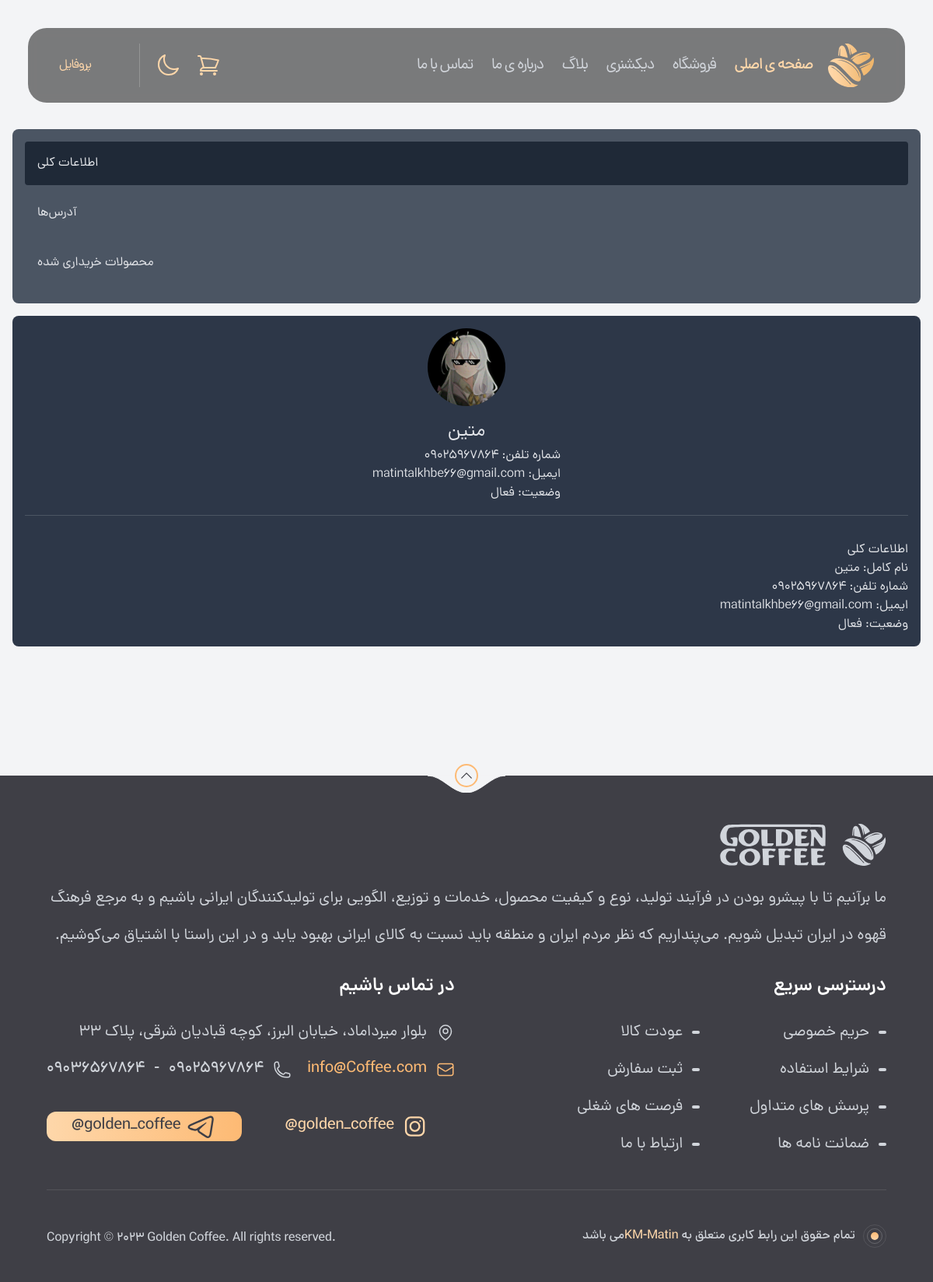
The app's page /profile (signed in) with its own data.
### account_app/models.py (models this page shows, shortened)
class User(AbstractBaseUser, PermissionsMixin):
    email = models.EmailField(
        verbose_name="ایمیل",
        max_length=255,
        unique=True,
        null=True,
        blank=True
    )
    fullname = models.CharField(
        max_length=50,
        null=True,
        blank=True,
        verbose_name="نام کامل"
    )
    phone = models.CharField(
        max_length=12,
        unique=True,
        verbose_name="شماره تلفن",
        validators=[RegexValidator(regex=r'^\+?1?\d{9,15}$', message="شماره تلفن معتبر نیست")]
    )
    profile_picture = models.ImageField(upload_to='profile_pictures/', null=True, blank=True, verbose_name="عکس پروفایل")
    is_active = models.BooleanField(default=True)
    is_admin = models.BooleanField(default=False, verbose_name="ادمین")
    is_staff = models.BooleanField(default=False, verbose_name="عضو کادر")
    is_superuser = models.BooleanField(default=False, verbose_name="سوپر کاربر")
    objects = UserManager()
    USERNAME_FIELD = 'phone'
    REQUIRED_FIELDS = []
    class Meta:
        verbose_name = "کاربر"
        verbose_name_plural = "کاربرها"

### account_app/views.py (the view)
# urls.py: path('profile' , views.ProfileView.as_view(), name='profile'),
class ProfileView(TemplateView):
    template_name = "account_app/profile.html"
    def get_context_data(self, **kwargs):
        context = super().get_context_data(**kwargs)
        user = self.request.user
        context['user'] = user
        return context
    def get(self, request, *args, **kwargs):
        if not request.user.is_authenticated:
            return redirect('account_app:login')  # فرض کنید نام URL صفحه ثبت‌نام 'signup' است
        return super().get(request, *args, **kwargs)

### account_app/templates/account_app/profile.html (shortened to what this page needs)
{% extends 'base.html' %}
{% load static %}
{% block main %}
<main class="md:py-[150px] font-DanaRegular">
    <div class="container">
        <div class="sidebar">
            <button class="tab-button active" data-target="info">اطلاعات کلی</button>
            <button class="tab-button" data-target="addresses">آدرس‌ها</button>
            <button class="tab-button" data-target="products">محصولات خریداری شده</button>
        </div>
        <div class="profile-details">
            <div class="profile-header">
                <img src="{{ user.profile_picture.url }}" alt="عکس پروفایل کاربر">
                <div>
                    <h1>{{ user.fullname }}</h1>
                    <p>شماره تلفن: {{ user.phone }}</p>
                    <p>ایمیل: {{ user.email }}</p>
                    <p>وضعیت:
                        {% if user.is_active %}
                            فعال
                        {% else %}
                            غیرفعال
                        {% endif %}
                    </p>
                </div>
            </div>
            <div class="tab-content info active">
                <h2>اطلاعات کلی</h2>
                <p>نام کامل: {{ user.fullname }}</p>
                <p>شماره تلفن: {{ user.phone }}</p>
                <p>ایمیل: {{ user.email }}</p>
                <p>وضعیت:
                    {% if user.is_active %}
                        فعال
                    {% else %}
                        غیرفعال
                    {% endif %}
                </p>
            </div>
        </div>
    </div>
</main>
{% endblock %}

### account_app/templates/account_app/profile.html (style rules this page uses)
body { background-color: #1f2937; color: #e5e7eb; font-family: Arial, sans-serif; margin: 0; padding: 0; }
.container { display: flex; flex-direction: column; max-width: 1200px; margin: 0 auto; padding: 1rem; }
.sidebar { background-color: #4b5563; border-radius: 8px; padding: 1rem; margin-bottom: 1rem; display: flex; flex-direction: column; }
.sidebar button { background: none; border: none; color: #e5e7eb; padding: 1rem; text-align: left; width: 100%; cursor: pointer; border-radius: 4px; transition: background 0.3s; margin-bottom: 0.5rem; }
.sidebar button.active { background-color: #1f2937; }
.profile-details { background-color: #2d3748; border-radius: 8px; padding: 1rem; color: #e5e7eb; }
.profile-header { display: flex; flex-direction: column; align-items: center; border-bottom: 1px solid #4b5563; padding-bottom: 1rem; margin-bottom: 2rem; }
.profile-header img { border-radius: 50%; width: 100px; height: 100px; object-fit: cover; margin-bottom: 1rem; }
.profile-header h1 { margin: 0; font-size: 1.5rem; text-align: center; }
.tab-content { display: none; }
.tab-content.active { display: block; }

### records on screen
User: profile_picture (picture), fullname "متین", phone "09025967864", email "matintalkhbe66@gmail.com"
